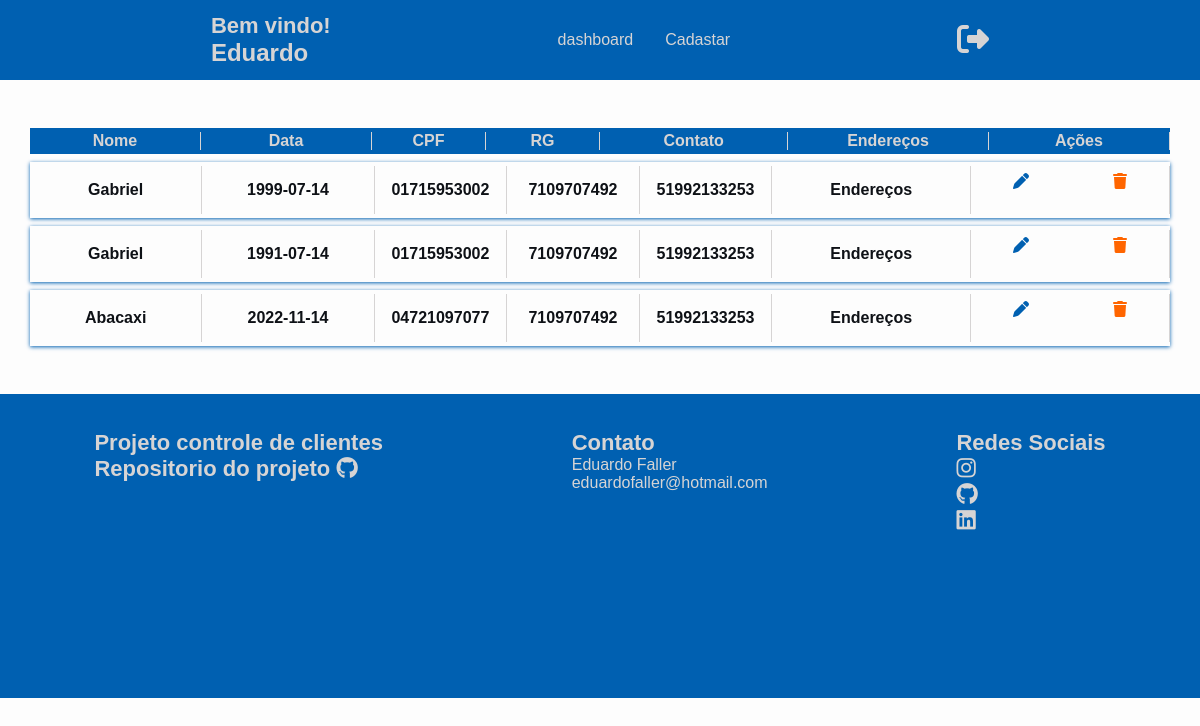
/clientscontrol/app/views/dashboard.php (signed in), run on the app's committed database.
### tables this page shows
CREATE TABLE IF NOT EXISTS `clients` (
  `id_client` int(10) NOT NULL AUTO_INCREMENT,
  `id_address` varchar(255) DEFAULT NULL,
  `id_login` varchar(255) DEFAULT NULL,
  `nome` text,
  `cpf` varchar(14) DEFAULT NULL,
  `rg` varchar(10) DEFAULT NULL,
  `phone` varchar(13) DEFAULT NULL,
  `birth` date DEFAULT NULL,
  PRIMARY KEY (`id_client`),
  KEY `id_address_fk` (`id_address`),
  KEY `id_login_fk` (`id_login`)
);

### clientscontrol/app/models/banco.php (called while the page is built, shortened)
<?php
class Banco
{
    protected $mysqli;
    private function conexao()
    {
        $this->mysqli = new mysqli(BD_SERVIDOR, BD_USUARIO, BD_SENHA, BD_BANCO);
    }
    public function getClient($id_login)
    {
        $result = $this->mysqli->query("SELECT * FROM clients WHERE id_login = $id_login ORDER BY id_client DESC");
        while($row = $result->fetch_array(MYSQLI_ASSOC)){
            $array[] = $row;
        }
        return $array;
    }
}

### clientscontrol/app/controllers/controllerListar.php (the view, shortened to what this page needs)
<?php
require("../models/banco.php");
class listarController
{
    private $lista;
    public function __construct()
    {
        $this->lista = new Banco();
        $this->criarTabela();
    }
    private function criarTabela()
    {
        $row = $this->lista->getClient($_SESSION["id_login"]);
        if(!isset($row)){
            echo "Lista Vazia!";
        }else{
            if($row >=1){
                foreach ($row as $value) {
                 echo "<div class='table-row'>";
                 echo "<div class='table-cell' style='width: 13%;'>";
                 echo "<p>" . $value['nome'] . "</p>";
                 echo "</div>";
                 echo "<div class='table-cell' style='width: 13%;'>";
                 echo "<p>" . $value['birth'] . "</p>";
                 echo "</div>";
                 echo "<div class='table-cell' style='width: 10%;'>";
                 echo "<p>" . $value['cpf'] . "</p>";
                 echo "</div>";
                 echo "<div class='table-cell' style='width: 10%;'>";
                 echo "<p>" . $value['rg'] . "</p>";
                 echo "</div>";
                 echo "<div class='table-cell' style='width: 10%;'>";
                 echo "<p>" . $value['phone'] . "</p>";
                 echo "</div>";
                 echo "<div class='table-cell' style='width: 15%;'>";
                 echo "<p>" . $value['id_address'] = ($value['id_address'] == "0") ? "Adicionar" : "Endereços" . "</p>";
                 echo "</div>";
                 echo "<div class='table-cell' style='width: 15%;'>";
                 echo "<p class='btn-acoes'>
                             <a class='btn-editar' href='editar.php?id=" . $value['id_client']. "'>
                                 <i class='fa-solid fa-pen'></i>
                             </a>
                             <a class='btn-deletar' class='' href='../controllers/controllerDelete.php?id=" . $value['id_client'] . "'>
                                 <i class='fa-solid fa-trash'></i>
                             </a>
                     </p>";
                 echo "</div>";
                 echo "</div>";
             }
        }
        }
    }
}

### clientscontrol/app/views/style.css (style rules this page uses)
* { margin: 0; padding: 0; border: 0; box-sizing: border-box; font-family: 'Poppins', sans-serif; }
body { font-weight: 400; color: #0e1116; background-color: #fdfdfd; min-height: 100vh; overflow-x: hidden; }
a { color:#0e1116; text-decoration: none; transition: 0.3s; }
.table-row { display: table; width: 95vmax; margin: 8px auto; background: transparent; padding: 4px 0; font-size: 16px; box-shadow: 0 1px 4px 0 #0060B1; font-weight: bold; }
.table-cell { display: table-cell; width: 30vmax; text-align: center; border-right: 1px solid #d6d4d4; vertical-align: middle; }
.btn-acoes { list-style: none; display: flex; align-items: center; justify-content: space-around; }
.btn-editar { border-radius: 50%; border: none; height: 48px; line-height: 32px; padding: 0 16px; text-transform: uppercase; font-weight: bold; cursor: pointer; }
.btn-editar i { color: #0060B1; }
.btn-deletar { border-radius: 50%; border: none; height: 48px; line-height: 32px; padding: 0 16px; text-transform: uppercase; font-weight: bold; cursor: pointer; }
.btn-deletar i { color: #FF6500; }

### data on the page
clients: nome "Gabriel", birth "1999-07-14", cpf "01715953002", rg "7109707492", phone "51992133253", shows "Endereços"
clients: nome "Gabriel", birth "1991-07-14", cpf "01715953002", rg "7109707492", phone "51992133253", shows "Endereços"
clients: nome "Abacaxi", birth "2022-11-14", cpf "04721097077", rg "7109707492", phone "51992133253", shows "Endereços"

### other printed values
$_SESSION["nome"] "Eduardo"
